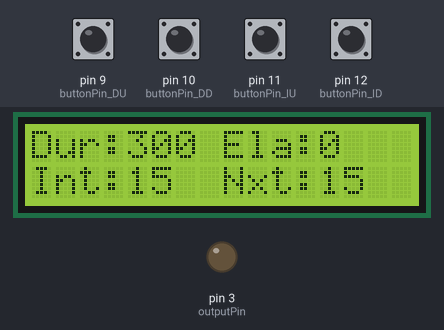
Bench run of a sketch on a simulated Arduino Uno, built with avr-gcc and run on an emulated ATmega328P. On the bench: 16×2 character LCD, output pins drawn as LEDs (lit = HIGH). The inputs (shaded band) are chosen by the test bench; at power-on: pin 9 (buttonPin_DU), pin 10 (buttonPin_DD), pin 11 (buttonPin_IU), pin 12 (buttonPin_ID) LOW.

Above: at 1.6 s.
1.7 s: pin 10 (buttonPin_DD) pulled HIGH for 0.15 s
At 4.0 s:
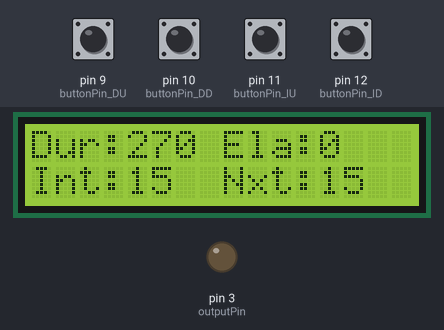
4.5 s: pin 11 (buttonPin_IU) pulled HIGH for 0.15 s
At 6.0 s:
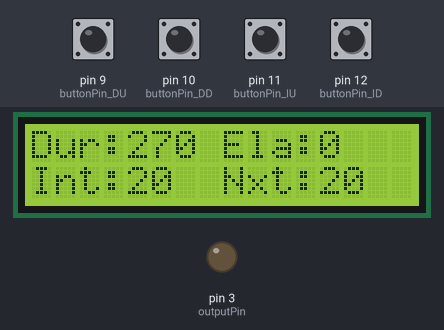
6.5 s: pin 9 (buttonPin_DU) pulled HIGH for 0.15 s
At 8.1 s:
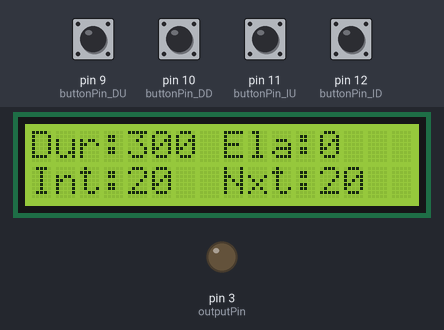
8.5 s: pin 11 (buttonPin_IU) pulled HIGH for 1 s
At 11.2 s:
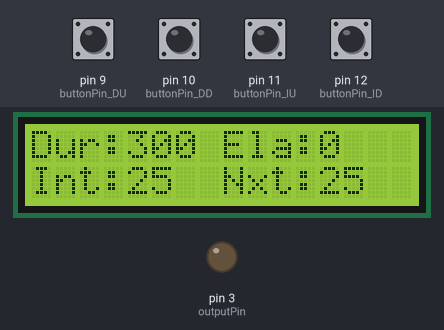
11.5 s: pin 10 (buttonPin_DD) pulled HIGH for 1 s
At 14.2 s:
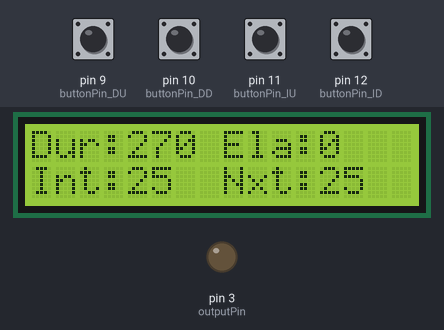
Timing chart, 0 to 15.7 s (numbered marks = the images above; inputs shaded):
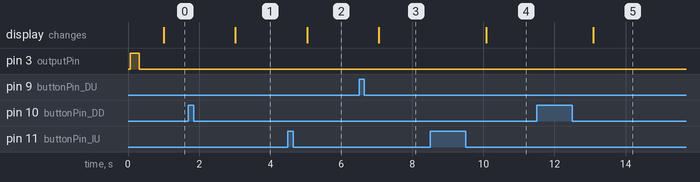

The sketch:

Camera_Timer.ino
```cpp
    /*
    Camera Timer
    For Arduino with adjustable duration and interval
    22-11-2019
    Peter Bruggemans
    */

#include <LiquidCrystal.h>   //library for lcd
LiquidCrystal lcd(8,2,4,5,6,7); //Creates an LC object. Parameters: (rs, enable, d4, d5, d6, d7)

const int buttonPin_DU = 9;  // Duration Up
const int buttonPin_DD = 10; // Duration Down
const int buttonPin_IU = 11; // Interval Up
const int buttonPin_ID = 12; // Interval Down

const int outputPin = 3 ;

int duration = 300; // duration in minutes: 5 hour
int interval = 15;  // interval in minutes: 1 quarter

int camera_on = 0;

int buttonState_DU = 0;
int buttonState_DD = 0;
int buttonState_IU = 0;
int buttonState_ID = 0;

long lastTime = 0; // point in time in millisecs
long lastTimeDisplay = 0; // point in time in millisecs
long lastTimeButton_DU = 0; // point in time in millisecs
long lastTimeButton_DD = 0; // point in time in millisecs
long lastTimeButton_IU = 0; // point in time in millisecs
long lastTimeButton_ID = 0; // point in time in millisecs
long lastTimeAction = 0; // point in time in millisecs
long t = 0; //time in minutes
long r = 0;


void setup(){
  lcd.begin(16,2); //Initializes the interface to the lcd screen, and specifies the dimensions (width,height) of the display

  pinMode(buttonPin_DU, INPUT);
  pinMode(buttonPin_DD, INPUT);
  pinMode(buttonPin_IU, INPUT);
  pinMode(buttonPin_ID, INPUT);

  pinMode(outputPin, OUTPUT);
  }


void loop(){
  // count minutes
  if(millis()-lastTime > 60000){
    t++;
    lastTime = millis();
  }

  // the buttons
  // read the buttons
  if (digitalRead(buttonPin_DU) == 1){
    buttonState_DU = 1;
    lastTimeButton_DU = millis();
  }
  if (digitalRead(buttonPin_DD) == 1){
    buttonState_DD = 1;
    lastTimeButton_DD = millis();
  }
  if (digitalRead(buttonPin_IU) == 1){
    buttonState_IU = 1;
    lastTimeButton_IU = millis();
  }
  if (digitalRead(buttonPin_ID) == 1){
    buttonState_ID = 1;
    lastTimeButton_ID = millis();
  }
  //process the buttons
  //duration up: max = 300 minutes
  if (buttonState_DU == 1 and (millis()-lastTimeButton_DU) > 250){
    if (duration <= 270) {
    duration = duration + 30;
    }
  buttonState_DU = 0;
  lastTimeButton_DU = millis()*2;
  }
  //duration down: min = 30
  if (buttonState_DD == 1 and (millis()-lastTimeButton_DD) > 250){
    if (duration >= 60) {
    duration = duration - 30;
    }
  buttonState_DD = 0;
  lastTimeButton_DD = millis()*2;
  }
  //interval up:  max = 30 minutes
  if (buttonState_IU == 1 and (millis()-lastTimeButton_IU) > 250){
    if (interval <= 25) {
    interval = interval + 5;
    }
  buttonState_IU = 0;
  lastTimeButton_IU = millis()*2;
  }
  //interval down:  min = 5
  if (buttonState_ID == 1 and (millis()-lastTimeButton_ID) > 250){
    if (interval >= 10) {
    interval = interval - 5;
    }
  buttonState_ID = 0;
  lastTimeButton_ID = millis()*2;
  }

  //calculate minutes remaining until nxt action
  r = interval - (t % interval);

  //the timed action
  //start action
  if (t % interval == 0 and camera_on == 0 and t < duration) {
    lastTimeAction = millis(); //start of action in millisecs
    digitalWrite(outputPin,1); //action on
    camera_on = 1;             //set signal for action to on
  }
  //stop action after 0.5 sec
  if (millis() - lastTimeAction > 250 and camera_on == 1) { //wait for 0.25 sec after start of action
    digitalWrite(outputPin,0);                              //set action to off
  }
  //End of timed action
  if (millis() - lastTimeAction > 60000 and camera_on == 1) { //wait for 60 secs after start of action
    camera_on = 0;                                            //set signal for action to off
  }


  // refresh display every 1 secs
  if(millis()-lastTimeDisplay > 1000){
  //the display
  lcd.clear();

  lcd.setCursor(0,0);
  lcd.print("Dur:");
  lcd.setCursor(4,0);
  lcd.print(duration);

  lcd.setCursor(8,0);
  lcd.print("Ela:");
  lcd.setCursor(12,0);
  lcd.print(t);

  lcd.setCursor(0,1);
  lcd.print("Int:");
  lcd.setCursor(4,1);
  lcd.print(interval);

  lcd.setCursor(8,1);
  lcd.print("Nxt:");
  lcd.setCursor(12,1);
  lcd.print(r);
  lastTimeDisplay = millis();
  }
  }
```

Measured:
- after the input at 1.7 s, the display: changes after 1.3 s (image 1)
- after the input at 4.5 s, the display: changes after 0.54 s (image 2)
- after the input at 6.5 s, the display: changes after 0.55 s (image 3)
- after the input at 8.5 s, the display: changes after 1.6 s (image 4)
- after the input at 11.5 s, the display: changes after 1.6 s (image 5)
